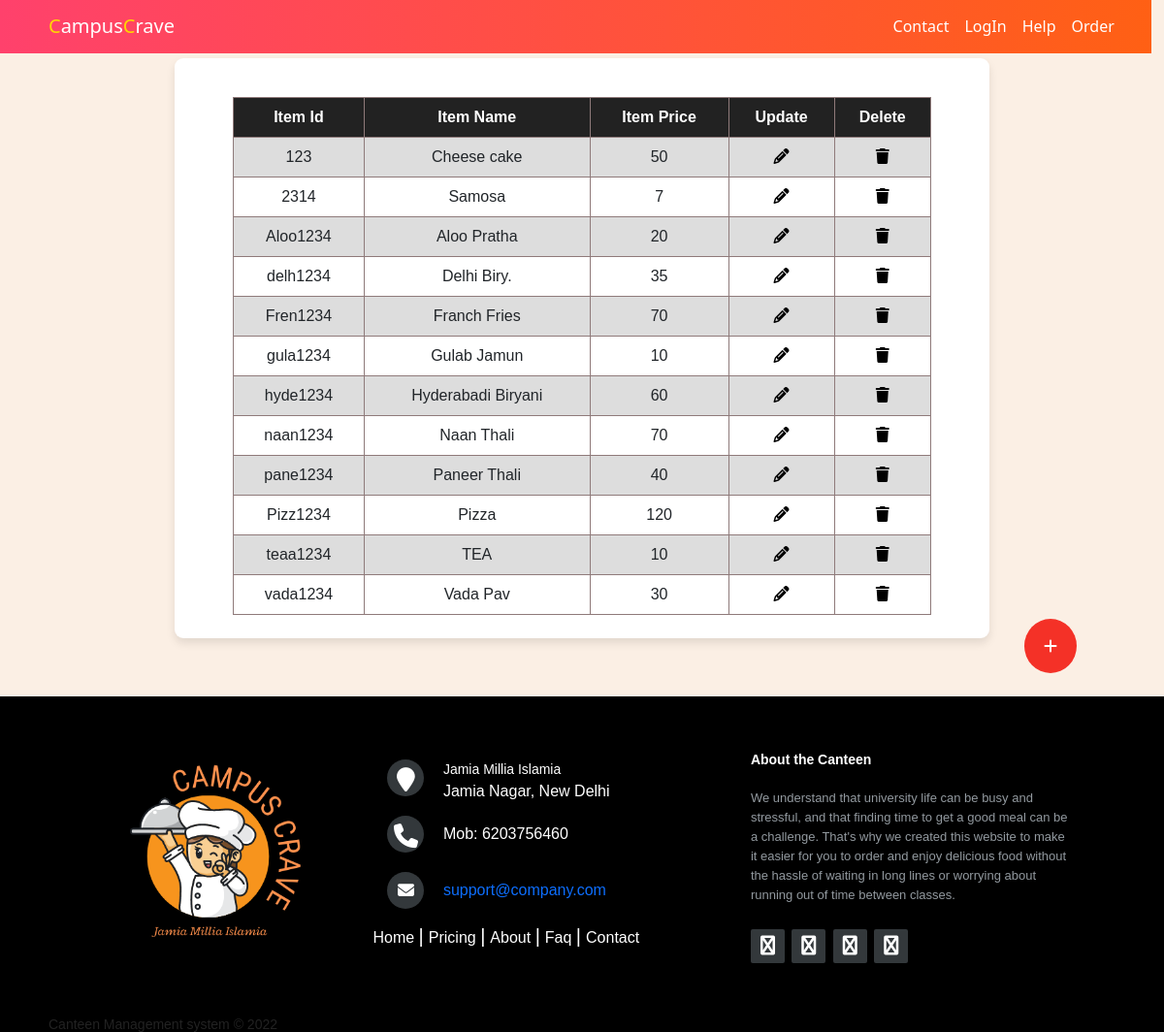
Page /canteen_page.php (signed in) on the committed database.
### tables this page shows
CREATE TABLE `item` (
  `id` char(8) NOT NULL,
  `name` varchar(30) NOT NULL,
  `price` double NOT NULL,
  `image` longblob NOT NULL,
  `category` tinytext NOT NULL,
  `c_id` char(9) NOT NULL
);

### canteen_page.php (the view, shortened to what this page needs)
 <?php
function get(){
    @include 'config.php';
    $sql = "SELECT `id`,`name`,`price`,`c_id`, `category` FROM `item` ";
    $result = $db->query($sql);
    return $result;
}
?>
<!DOCTYPE html>
<html lang="en">
<head>
    <link href="https://cdn.jsdelivr.net/npm/bootstrap@5.2.0-beta1/dist/css/bootstrap.min.css" rel="stylesheet"
 />
    <link rel="stylesheet" href="https://cdnjs.cloudflare.com/ajax/libs/font-awesome/4.7.0/css/font-awesome.min.css">
    <link rel="stylesheet" href="Stylesheets/footer.css">
    <link rel="stylesheet" href="Stylesheets/navbar.css">
    <link rel="stylesheet" href="Stylesheets/canteen_page.css">
    <link rel="stylesheet" href="https://cdnjs.cloudflare.com/ajax/libs/font-awesome/6.1.1/css/all.min.css"
 />
</head>
<body>
    <nav class="navbar navbar-expand-lg navbar-dark">
    <a class="navbar-brand pageName" href="index.php"><span class="yellow">C</span>ampus<span
                class="yellow">C</span>rave </a>
        <div class="collapse navbar-collapse" id="navbarTogglerDemo01">
            <ul class="navbar-nav ms-auto">
                <li class="nav-item">
                    <a class="nav-link" href="#footer">Contact</a>
                </li>
                <?php if (isset($_SESSION['logged']) && $_SESSION['logtype'] === "canteen") { $log = false; ?>
                    <li class="nav-item">
                        <a class="nav-link" href="logout.php" value="LogOut">LogOut</a>
                    </li>
                <?php } else { $log = true;?>
                    <li class="nav-item">
                        <a class="nav-link" href="login.php">LogIn</a>
                    </li>
                <?php } ?>
                <li class="nav-item">
                    <a class="nav-link" href="help.html">Help</a>
                </li>
                <li class="nav-item">
                    <a class="nav-link" href="canteen_order.php">Order</a>
                </li>
            </ul>
        </div>
    </nav>
    <div class="middle">
        <div class="item-list">
            <table>
                <tr>
                    <th>Item Id</th>
                    <th>Item Name</th>
                    <th>Item Price</th>
                    <th>Update</th>
                    <th>Delete</th>
                </tr>
                <?php
                $result = get();
                if ($result->num_rows > 0)
                    while ($row = $result->fetch_assoc()) {
                        ?>
                        <tr>
                        <td><?php echo $row['id'] ?></td>
                        <td><?php echo $row['name'] ?></td>
                        <td><?php echo $row['price'] ?></td>
                        <td> <button class="updelete  fa fa-pencil" onclick="openForm('<?php echo $row['id'] ?>')"></button> </td>
                        <td>
                            <form action="" method="post">
                            <button class="updelete fa fa-trash" name="del" value="<?php echo $row['id'] ?>"></button>
                    </form>
                        </td>
                    </tr>
                <?php
                }
                ?>
            </table>
        </div>
        <button class="open-button" onclick="openForm('myForm')"><i class="fa fa-plus" aria-hidden="true"></i></button>
    </div>
    <?php @include 'templates/footer.php'?>
</body>
</html>

### Stylesheets/navbar.css (style rules this page uses)
.navbar { background: linear-gradient(to right, #FF416C, #ff6014); position: fixed; width: 98.9vw; z-index: 1000; margin-top: -1px; }
.yellow { color: gold; }
.navbar-brand,.nav-link { color: #fff; font-weight: 500; }
.collapse { padding-right:30px ; }
.pageName { padding-left: 50px; }

### Stylesheets/canteen_page.css (style rules this page uses)
body { width: 100vw; background-color: #fbefe4; }
.middle { width: 100%; display: flex; }
.item-list { background-color: #fff; border-radius: 9px; box-shadow: 0 5px 10px rgb(0 0 0 / 10%); margin: 5% auto 5% auto; padding: 2% 5% 2% 5%; width: 70%; }
table { font-family: arial, sans-serif; border-collapse: collapse; width: 100%; }
th { background-color: #222222; color: #fff; }
.item-list td, th { border: 1px solid #8f7a7a; padding: 8px; text-align: center; }
.item-list tr:nth-child(even) { background-color: #dddddd; }
.open-button { background-color: #f43127; color: white; padding: 16px 20px; position: fixed; top: 60%; left: 88%; border: none; cursor: pointer; border-radius: 100%; }
#order-table td, th { padding: 8px; text-align: center; }
.updelete { background: transparent; border: none; }

### rows in the picture
item: id "123", name "Cheese cake", price "50"
item: id "2314", name "Samosa", price "7"
item: id "Aloo1234", name "Aloo Pratha", price "20"
item: id "delh1234", name "Delhi Biry.", price "35"
item: id "Fren1234", name "Franch Fries", price "70"
item: id "gula1234", name "Gulab Jamun", price "10"
item: id "hyde1234", name "Hyderabadi Biryani", price "60"
item: id "naan1234", name "Naan Thali", price "70"
item: id "pane1234", name "Paneer Thali", price "40"
item: id "Pizz1234", name "Pizza", price "120"
item: id "teaa1234", name "TEA", price "10"
item: id "vada1234", name "Vada Pav", price "30"
